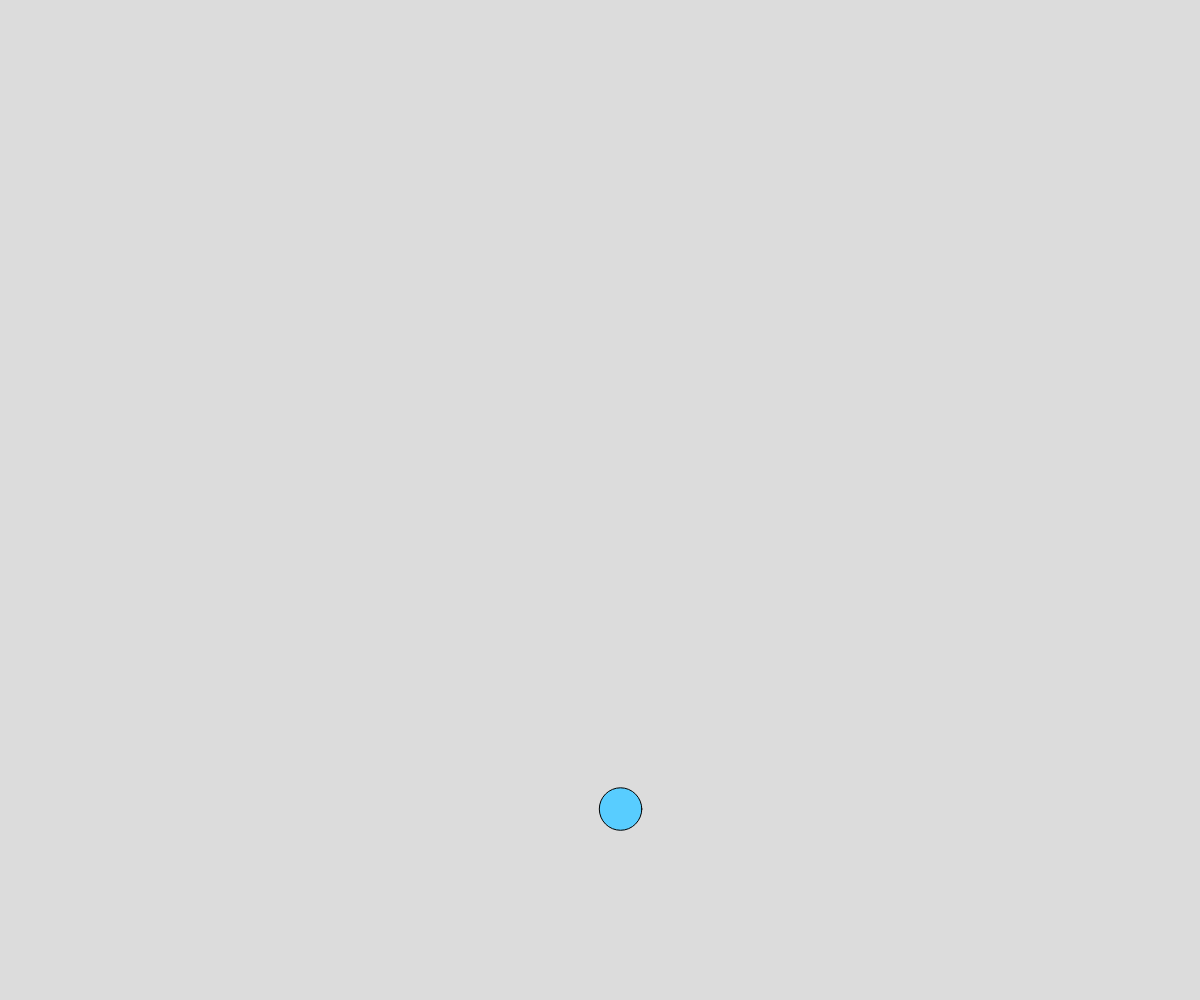
Frame 1 (no input)
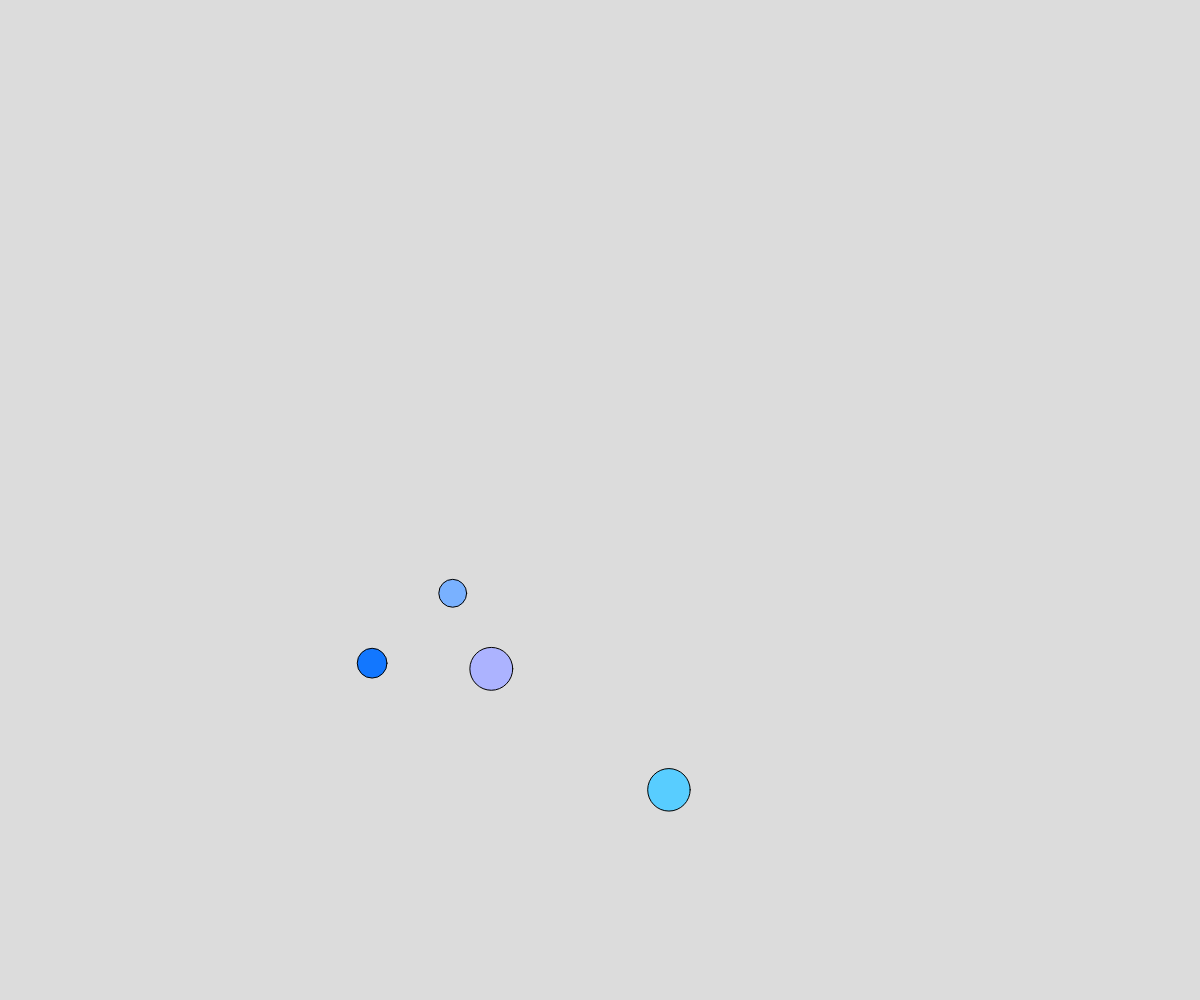
Frame 60 (no input)
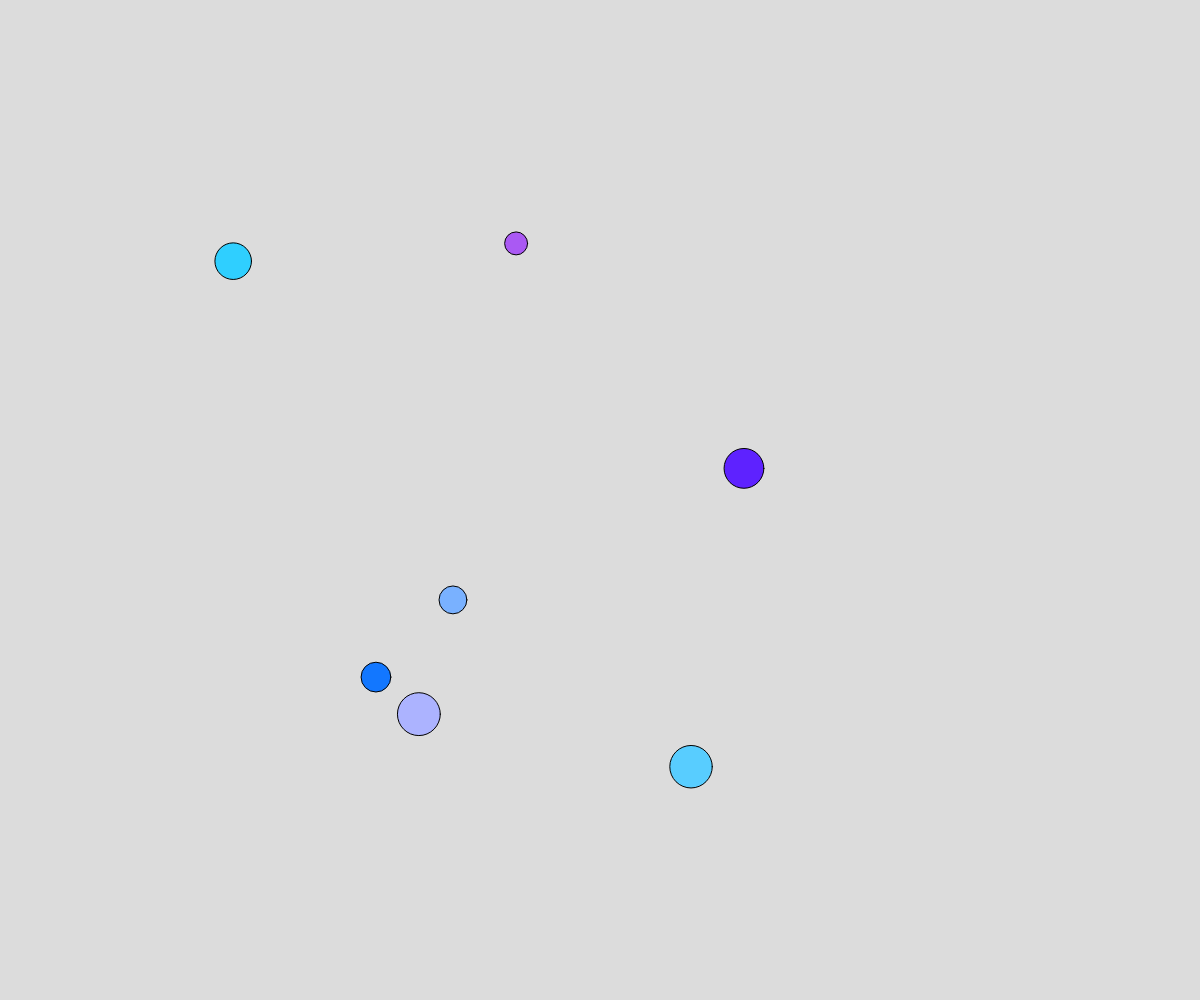
Frame 120 (the mouse pressed at the canvas centre since frame 60)

The p5.js sketch that drew these frames (run headless with seeded random() and noise() and a simulated clock; from frame 60 on, the mouse is pressed at the canvas centre):

// p5.js sketch
// ── sketch.js
// Project Title
// Your Name
// Date
//
// Extra for Experts:
// - describe what you did to take this project "above and beyond"

let theBubbles = [];

function setup() {
  createCanvas(windowWidth, windowHeight);
  spawnBubble();

  window.setInterval(spawnBubble, 500);
}

function draw() {
  background(220);

  for (let bubble of theBubbles) {
    bubble.x = noise(bubble.time) * width;
    bubble.y = noise(bubble.time + bubble.buffer) * height;
    bubble.time += bubble.deltaTime;

    fill(bubble.r, bubble.g, bubble.y);
    circle(bubble.x, bubble.y, bubble.diameter);
  }
}

function spawnBubble() {
  let _time = random(1000);
  let _buffer = random(100, 1000);
  let theBubble = {
    time: _time,
    buffer: _buffer,
    x: noise(_time) * width,
    y: noise(_time + _buffer) * height,
    diameter: random(20, 50),
    deltaTime: 0.001,
    r: random(255),
    g: random(255),
    b: random(255),
  };
  theBubbles.push(theBubble);
}
